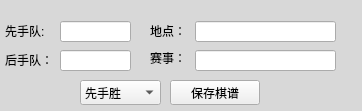
  <widget class="QWidget" name="widget_save" native="true">
   <property name="geometry">
    <rect>
     <x>370</x>
     <y>400</y>
     <width>362</width>
     <height>111</height>
    </rect>
   </property>
   <property name="styleSheet">
    <string notr="true">.QWidget{background-color: rgb(216, 216, 216);}</string>
   </property>
   <widget class="QLabel" name="label_first">
    <property name="geometry">
     <rect>
      <x>5</x>
      <y>23</y>
      <width>51</width>
      <height>16</height>
     </rect>
    </property>
    <property name="text">
     <string>先手队:</string>
    </property>
   </widget>
   <widget class="QLineEdit" name="lineEdit_first">
    <property name="geometry">
     <rect>
      <x>60</x>
      <y>21</y>
      <width>71</width>
      <height>21</height>
     </rect>
    </property>
   </widget>
   <widget class="QLabel" name="label_last">
    <property name="geometry">
     <rect>
      <x>5</x>
      <y>50</y>
      <width>51</width>
      <height>20</height>
     </rect>
    </property>
    <property name="text">
     <string>后手队：</string>
    </property>
   </widget>
   <widget class="QLineEdit" name="lineEdit_last">
    <property name="geometry">
     <rect>
      <x>60</x>
      <y>50</y>
      <width>71</width>
      <height>21</height>
     </rect>
    </property>
   </widget>
   <widget class="QPushButton" name="btn_save">
    <property name="geometry">
     <rect>
      <x>170</x>
      <y>80</y>
      <width>90</width>
      <height>25</height>
     </rect>
    </property>
    <property name="text">
     <string>保存棋谱</string>
    </property>
   </widget>
   <widget class="QComboBox" name="comboBox_win">
    <property name="geometry">
     <rect>
      <x>80</x>
      <y>80</y>
      <width>81</width>
      <height>25</height>
     </rect>
    </property>
    <item>
     <property name="text">
      <string>先手胜</string>
     </property>
    </item>
    <item>
     <property name="text">
      <string>后手胜</string>
     </property>
    </item>
   </widget>
   <widget class="QLineEdit" name="lineEdit_place">
    <property name="geometry">
     <rect>
      <x>195</x>
      <y>21</y>
      <width>141</width>
      <height>21</height>
     </rect>
    </property>
    <property name="text">
     <string/>
    </property>
   </widget>
   <widget class="QLabel" name="label_first_2">
    <property name="geometry">
     <rect>
      <x>150</x>
      <y>23</y>
      <width>41</width>
      <height>16</height>
     </rect>
    </property>
    <property name="text">
     <string>地点：</string>
    </property>
   </widget>
   <widget class="QLabel" name="label_first_3">
    <property name="geometry">
     <rect>
      <x>150</x>
      <y>50</y>
      <width>41</width>
      <height>16</height>
     </rect>
    </property>
    <property name="text">
     <string>赛事：</string>
    </property>
   </widget>
   <widget class="QLineEdit" name="lineEdit_name">
    <property name="geometry">
     <rect>
      <x>195</x>
      <y>50</y>
      <width>141</width>
      <height>21</height>
     </rect>
    </property>
    <property name="text">
     <string/>
    </property>
   </widget>
  </widget>
